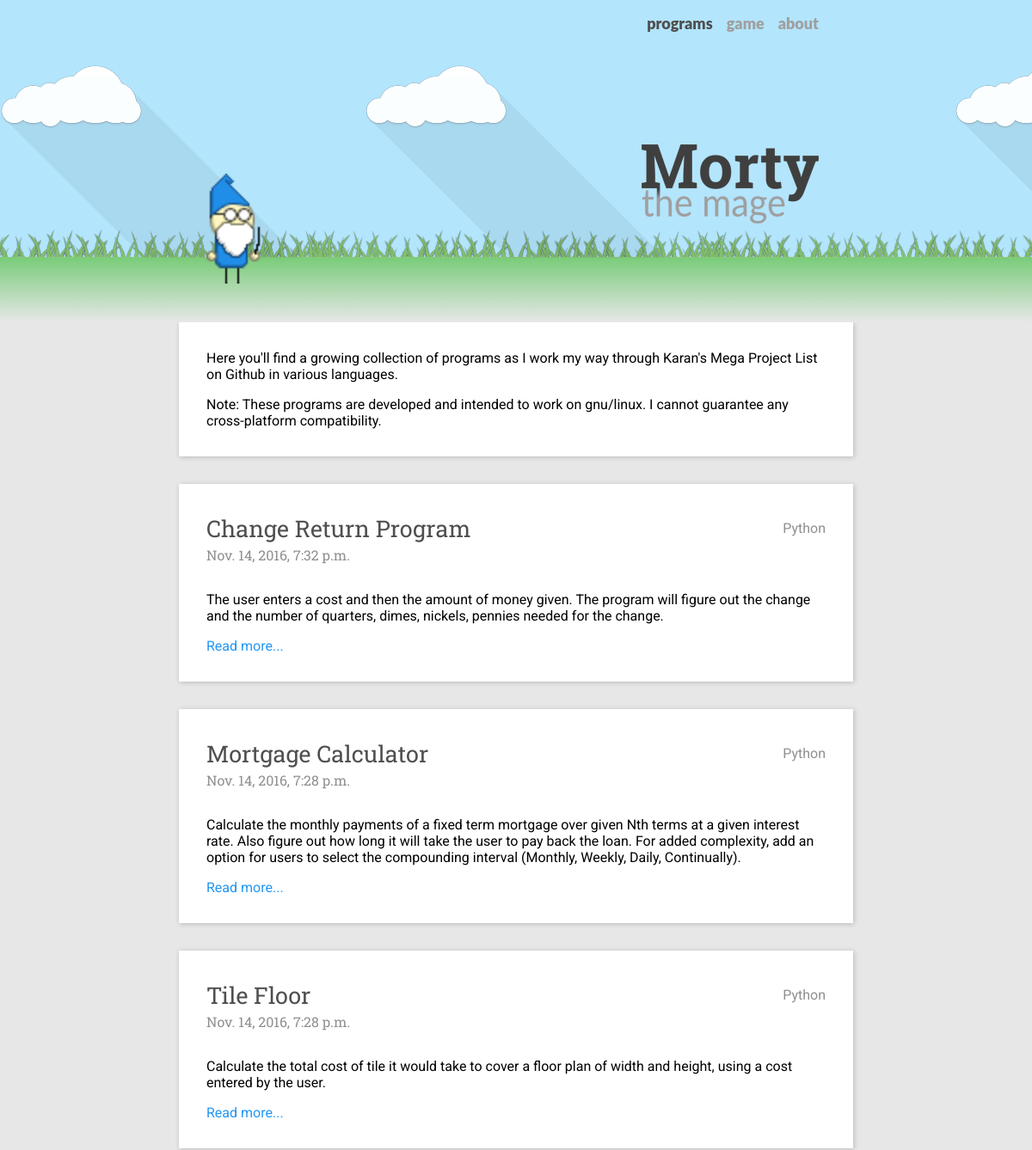
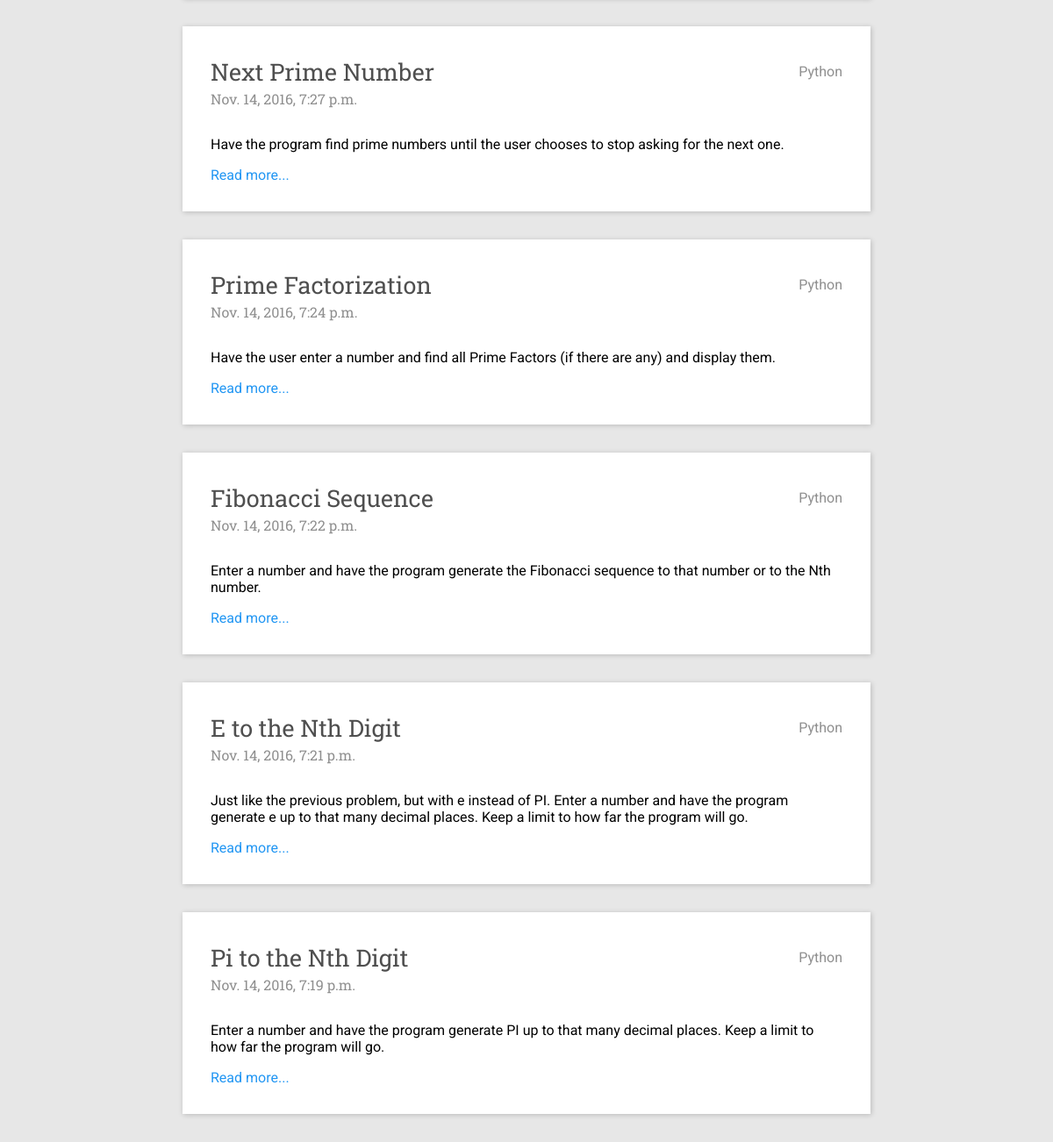
/projects/, run on the app's committed database (2 pictures, top to bottom).
### projects/models.py (models this page shows, shortened)
class Project(models.Model):
    project_title = models.CharField(max_length=256)
    pub_date = models.DateTimeField('date published')
    category = models.CharField(max_length= 64, choices=[
        ('Python','Python'),
        ('C++','C++'),
        ])

class Detail(models.Model):
	detail = models.ForeignKey(Project, on_delete=models.CASCADE)
	detail_text = models.TextField()

### projects/views.py (the view)
class IndexView(generic.ListView):
    template_name = 'projects/index.html'
    content_object_name = 'latest_project_list'
    def get_queryset(self):
        return Project.objects.filter(pub_date__lte=timezone.now()).order_by('-pub_date')

### templates/projects/index.html (shortened to what this page needs)
{% extends "base.html" %}
{% block navlist %}
			<a href="/projects" class="active">programs</a>
			<a href="/">game</a>
			<a href="/about">about</a>
{% endblock %}
{% block content %}
<div id="details">
	<div class="paper">
		<p>Here you'll find a growing collection of programs as I work my way through Karan's Mega Project List on Github in various languages.</p>
		<p>Note: These programs are developed and intended to work on gnu/linux. I cannot guarantee any cross-platform compatibility.</p>
	</div>
		{% if project_list %}
		{% for project in project_list %}
	<div class="paper">
		<h2><a href="{% url 'projects:detail' project.id %}">{{ project.project_title }}</a></h2>
		<h4>{{ project.pub_date }}</h4>
		<div class="category">{{ project.category }}</div>
		{% for detail in project.detail_set.all %}
		{% if forloop.first %}
			<p>{% autoescape off %}{{ detail.detail_text }}{% endautoescape %}</p>
		{% endif %}
		{% endfor %}
		<p><a href="{% url 'projects:detail' project.id %}">Read more...</a></p>
	</div>
		{% endfor %}
		{% else %}
		<p>Sorry, we couldn't find any projects for you to look at. Check back later.</p>
		{% endif %}
</div>
{% endblock %}

### templates/base.html (shortened to what this page needs)
{% load staticfiles %}
<!doctype html>
<html>
    <head>
        <link rel="stylesheet" type="text/css" href="/static/css/main.css">
        <link rel="stylesheet" type="text/css" href="/static/css/prism.css">
    </head>
    <body>
        <div id="header">
            <div id="clouds"></div>
            <div class="wrapper">
                <div id="logo"></div>
                <div id="morty"></div>
                <div id="nav">
                    {% block navlist %}
                    {% endblock %}
                </div>
            </div>
            <div id="back"><div class="wrapper">{% block back %}{% endblock %}</div></div>
        </div>
    	{% block content %}
    	{% endblock %}
    </body>
</html>

### static/css/main.css (style rules this page uses)
zNaN, html { position:relative; z-index:-1; }
z0, #header, { position:relative; z-index:0; }
z2, #clouds { position:relative; z-index:2; }
z3, #back, #logo, #nav { position:relative; z-index:3; }
z4, h1, h2, h3, #morty { position:relative; z-index:4; }
a, a:visited { color:#2196F3; text-decoration:none; }
html { opacity:0.9999; }
body { background-color:#e7e7e7; font-family:"Roboto", sans-serif; font-weight:400; font-size:18px; margin:0px; overflow-x:hidden; overflow-y:auto; padding:0px; position:absolute; top:0px; right:0px; bottom:0px; left:0px; }
h2, h4 { font-family:"Roboto Slab", serif; }
p { font-size:18px; margin:16px 16px; padding:0px; }
#header { background-color:#B3E5FC; height:375px; position:relative; }
#header .wrapper { display:block; height:100%; margin:0px auto; max-width:720px; overflow:visible; position:relative; padding-left:32px !important; padding-right:32px !important; }
#header #clouds { background-image:url('/static/img/tile.cloud.png'); background-position:0px 75px; background-repeat:repeat-x; background-size:auto 300px; position:absolute; top:0px; right:0px; bottom:0px; left:0px; }
#header #logo { background-image:url('/static/img/logo.png'); background-position:100% calc(100% - 40px); background-repeat:no-repeat; background-size:auto 92px; height:225px; position:absolute; bottom:75px; right:40px; width:206px; }
#header #morty { background-image:url('/static/img/player.png'); background-position:30% 0px; background-repeat:no-repeat; background-size:auto 100%; height:128px; max-width:676px; position:absolute; bottom:45px; left:32px; width:64px; }
#header #nav { display:block; float:right; font-family:"Lato", "Roboto", sans-serif; font-weight:900; margin:0px; padding:16px 0px; }
#header #nav a, #header #nav a:visited { color:#9f9f9f; display:block; float:left; margin:0px 8px; padding:0px; text-decoration:none; }
#header #nav a:hover, #header #nav a:active, #header #nav a.active { color:#4f4f4f; }
#header #back { background:linear-gradient(to bottom, #7acc7a 0%,#e7e7e7 100%); font-family:"Lato", "Roboto", sans-serif; font-size:16px; font-weight:900; height:75px; line-height:50px; overflow:hidden; position:absolute; right:0px; bottom:0px; left:0px; width:100%; }
#header #back .wrapper { height:75px; }
#details { background-color:#e7e7e7; display:block; overflow:hidden; width:100%; }
#details > :first-child { margin-top:0px !important; }
#details h1, #details h2, #details h4, #details p, #details #list { margin:auto; max-width:720px; padding-left:32px !important; padding-right:32px !important; }
#details h2 { font-weight:400; line-height:40px; margin-top:16px; }
#details h2 a { color:#4f4f4f; }
#details .paper, #details .file { background-color:#ffffff; box-shadow:1px 1px 6px rgba(0,0,0,0.2); display:block; margin:32px auto; max-width:784px; overflow:hidden; padding:0px 0px; position:relative; }
#details .paper .category { color:#8f8f8f; font-size:16px; line-height:40px; position:absolute; top:32px; right:32px; }
#details .paper > :first-child { margin-top:32px; }
#details .paper > :last-child { margin-bottom:32px; }
#details h4 { color:#8f8f8f; font-size:16px; font-weight:400; padding-bottom:16px; }
#details p { font-size:16px; font-weight:400; margin:16px 0px; }

### data on the page
Project: project_title "Change Return Program", pub_date "Nov. 14, 2016, 7:32 p.m.", category "Python"
Detail: detail_text "The user enters a cost and then the amount of money given. The program will figure out the change and the number of quarters, dimes, nickels, pennies needed for the change."
Project: project_title "Mortgage Calculator", pub_date "Nov. 14, 2016, 7:28 p.m.", category "Python"
Detail: detail_text "Calculate the monthly payments of a fixed term mortgage over given Nth terms at a given interest rate. Also figure out how long it will take the user to pay back the loan. For added complexity, add an option for users to select the compounding interval (Monthly, Weekly, Daily, Continually)."
Project: project_title "Tile Floor", pub_date "Nov. 14, 2016, 7:28 p.m.", category "Python"
Detail: detail_text "Calculate the total cost of tile it would take to cover a floor plan of width and height, using a cost entered by the user."
Project: project_title "Next Prime Number", pub_date "Nov. 14, 2016, 7:27 p.m.", category "Python"
Detail: detail_text "Have the program find prime numbers until the user chooses to stop asking for the next one."
Project: project_title "Prime Factorization", pub_date "Nov. 14, 2016, 7:24 p.m.", category "Python"
Detail: detail_text "Have the user enter a number and find all Prime Factors (if there are any) and display them."
Project: project_title "Fibonacci Sequence", pub_date "Nov. 14, 2016, 7:22 p.m.", category "Python"
Detail: detail_text "Enter a number and have the program generate the Fibonacci sequence to that number or to the Nth number."
Project: project_title "E to the Nth Digit", pub_date "Nov. 14, 2016, 7:21 p.m.", category "Python"
Detail: detail_text "Just like the previous problem, but with e instead of PI. Enter a number and have the program generate e up to that many decimal places. Keep a limit to how far the program will go."
Project: project_title "Pi to the Nth Digit", pub_date "Nov. 14, 2016, 7:19 p.m.", category "Python"
Detail: detail_text "Enter a number and have the program generate PI up to that many decimal places. Keep a limit to how far the program will go."
